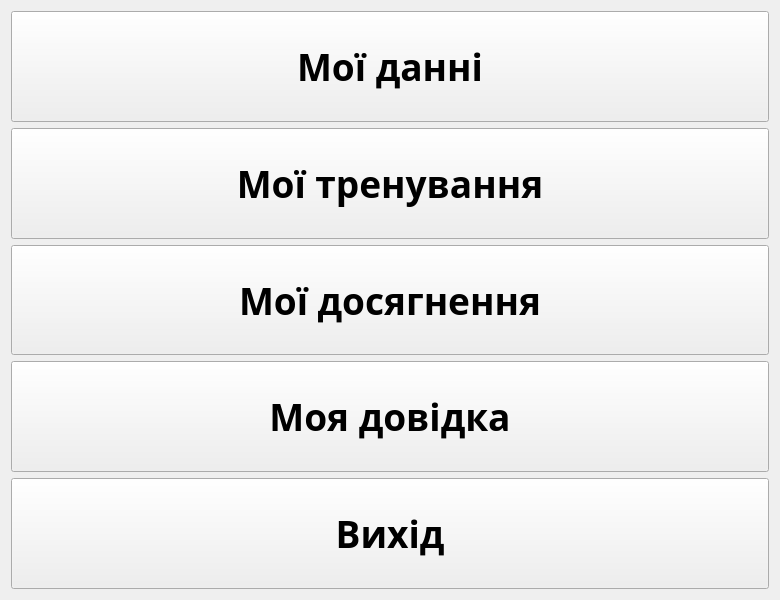
<?xml version="1.0" encoding="UTF-8"?>
<ui version="4.0">
 <class>MenuWindow</class>
 <widget class="QMainWindow" name="MenuWindow">
  <property name="geometry">
   <rect>
    <x>0</x>
    <y>0</y>
    <width>780</width>
    <height>600</height>
   </rect>
  </property>
  <property name="windowTitle">
   <string>Головне меню</string>
  </property>
  <widget class="QWidget" name="centralWidget">
   <layout class="QVBoxLayout" name="verticalLayout">
    <item>
     <widget class="QPushButton" name="pushButton">
      <property name="sizePolicy">
       <sizepolicy hsizetype="Minimum" vsizetype="Preferred">
        <horstretch>0</horstretch>
        <verstretch>0</verstretch>
       </sizepolicy>
      </property>
      <property name="font">
       <font>
        <family>Rockwell</family>
        <pointsize>28</pointsize>
        <weight>75</weight>
        <italic>false</italic>
        <bold>true</bold>
        <stylestrategy>PreferDefault</stylestrategy>
       </font>
      </property>
      <property name="cursor">
       <cursorShape>PointingHandCursor</cursorShape>
      </property>
      <property name="text">
       <string>Мої данні</string>
      </property>
     </widget>
    </item>
    <item>
     <widget class="QPushButton" name="pushButton_2">
      <property name="sizePolicy">
       <sizepolicy hsizetype="Minimum" vsizetype="Preferred">
        <horstretch>0</horstretch>
        <verstretch>0</verstretch>
       </sizepolicy>
      </property>
      <property name="font">
       <font>
        <family>Rockwell</family>
        <pointsize>28</pointsize>
        <weight>75</weight>
        <italic>false</italic>
        <bold>true</bold>
        <stylestrategy>PreferDefault</stylestrategy>
       </font>
      </property>
      <property name="cursor">
       <cursorShape>PointingHandCursor</cursorShape>
      </property>
      <property name="text">
       <string>Мої тренування</string>
      </property>
     </widget>
    </item>
    <item>
     <widget class="QPushButton" name="pushButton_3">
      <property name="sizePolicy">
       <sizepolicy hsizetype="Minimum" vsizetype="Preferred">
        <horstretch>0</horstretch>
        <verstretch>0</verstretch>
       </sizepolicy>
      </property>
      <property name="font">
       <font>
        <family>Rockwell</family>
        <pointsize>28</pointsize>
        <weight>75</weight>
        <italic>false</italic>
        <bold>true</bold>
        <stylestrategy>PreferDefault</stylestrategy>
       </font>
      </property>
      <property name="cursor">
       <cursorShape>PointingHandCursor</cursorShape>
      </property>
      <property name="text">
       <string>Мої досягнення</string>
      </property>
     </widget>
    </item>
    <item>
     <widget class="QPushButton" name="pushButton_4">
      <property name="sizePolicy">
       <sizepolicy hsizetype="Minimum" vsizetype="Preferred">
        <horstretch>0</horstretch>
        <verstretch>0</verstretch>
       </sizepolicy>
      </property>
      <property name="font">
       <font>
        <family>Rockwell</family>
        <pointsize>28</pointsize>
        <weight>75</weight>
        <italic>false</italic>
        <bold>true</bold>
        <stylestrategy>PreferDefault</stylestrategy>
       </font>
      </property>
      <property name="cursor">
       <cursorShape>PointingHandCursor</cursorShape>
      </property>
      <property name="text">
       <string>Моя довідка</string>
      </property>
     </widget>
    </item>
    <item>
     <widget class="QPushButton" name="pushButton_5">
      <property name="sizePolicy">
       <sizepolicy hsizetype="Minimum" vsizetype="Preferred">
        <horstretch>0</horstretch>
        <verstretch>0</verstretch>
       </sizepolicy>
      </property>
      <property name="font">
       <font>
        <family>Rockwell</family>
        <pointsize>28</pointsize>
        <weight>75</weight>
        <italic>false</italic>
        <bold>true</bold>
        <stylestrategy>PreferDefault</stylestrategy>
       </font>
      </property>
      <property name="cursor">
       <cursorShape>PointingHandCursor</cursorShape>
      </property>
      <property name="text">
       <string>Вихід</string>
      </property>
     </widget>
    </item>
   </layout>
  </widget>
 </widget>
 <layoutdefault spacing="6" margin="11"/>
 <resources/>
 <connections/>
</ui>
